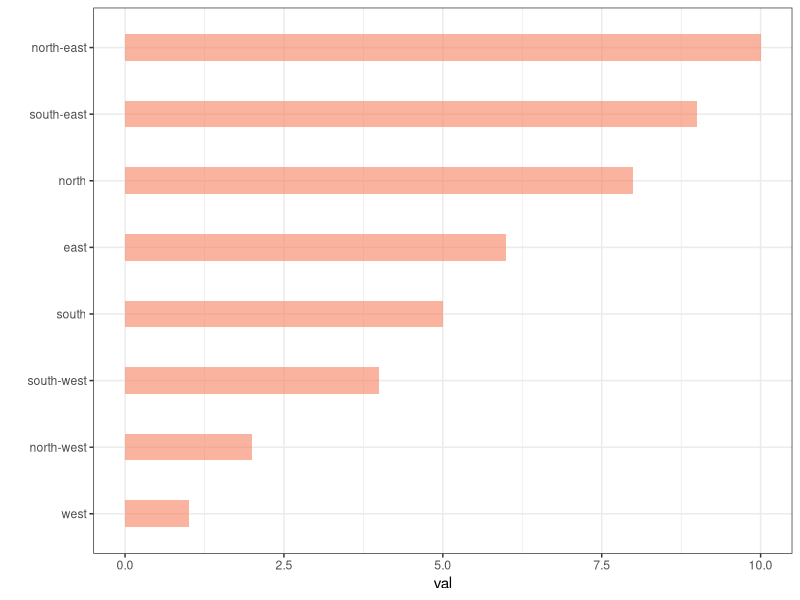
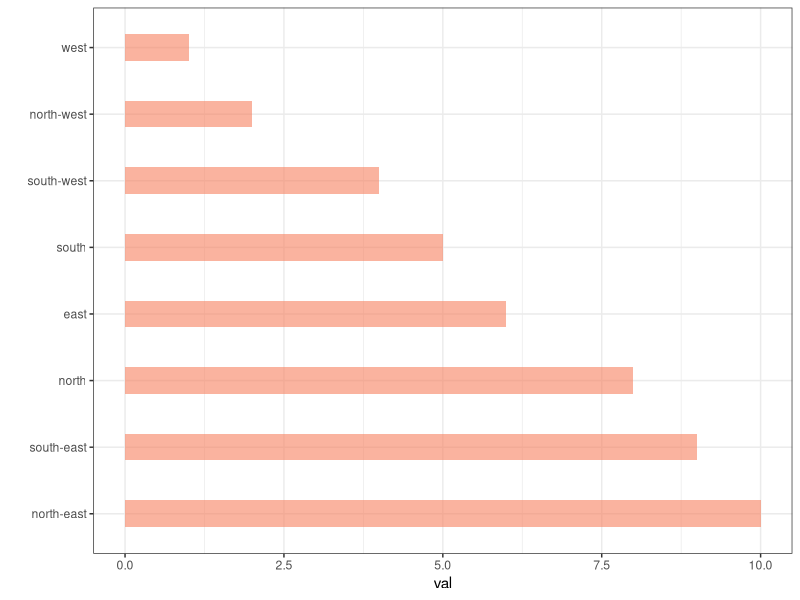
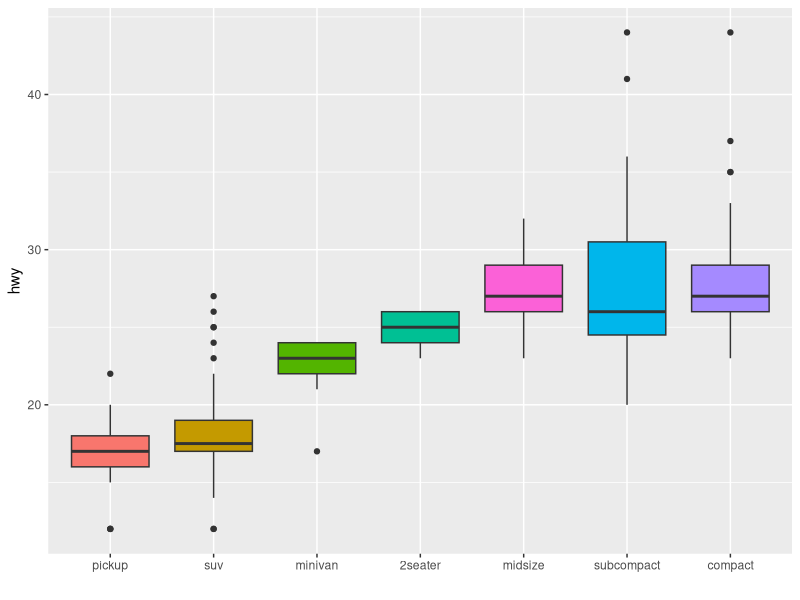
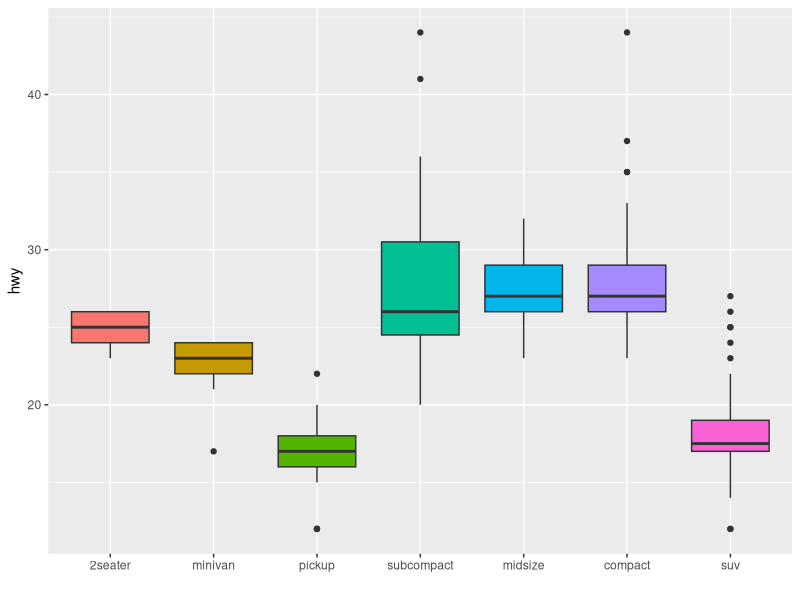
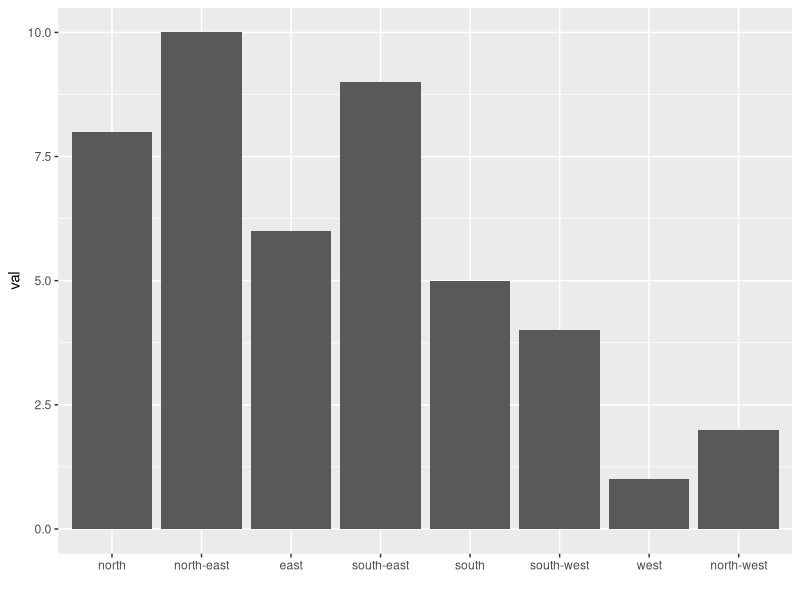
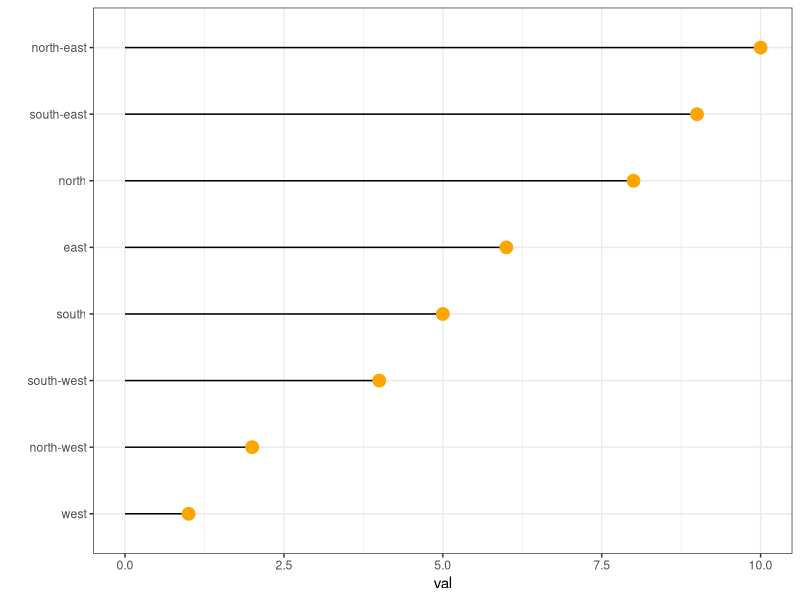
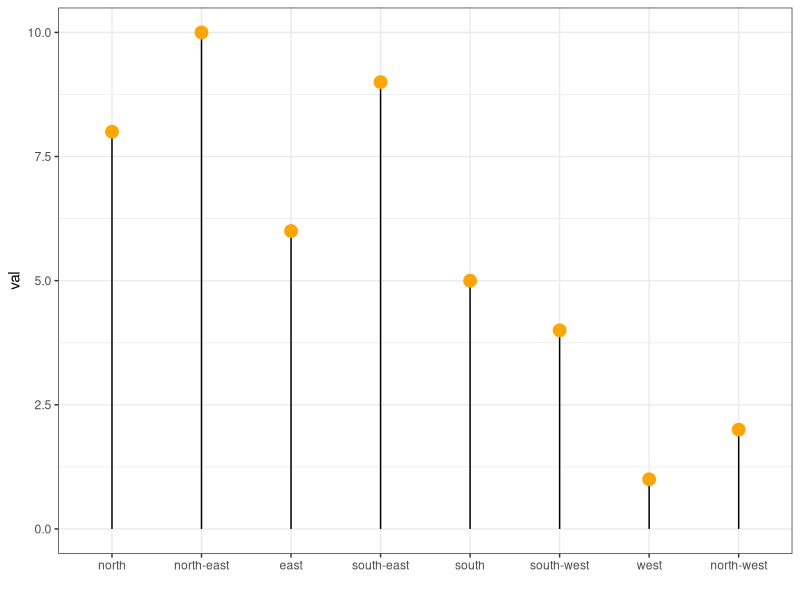

Reproduce these figures in R, in order.
# gloss bench figure gallery-032
# source: 267-reorder-a-variable-in-ggplot2.Rmd (gallery)
# Frozen by bench/R/harvest.R: code up to the chosen figure; see meta.json.
# ---- chunk 1 ----
knitr::opts_chunk$set( warning=FALSE, message=FALSE)
# ---- chunk 2 ----
# Library
library(ggplot2)
library(dplyr)

# Dataset 1: one value per group
data <- data.frame(
  name=c("north","south","south-east","north-west","south-west","north-east","west","east"),
  val=sample(seq(1,10), 8 )
)
 
# Dataset 2: several values per group (natively provided in R)
# mpg
# ---- chunk 3 ----
# load the library
library(forcats)

# Reorder following the value of another column:
data %>%
  mutate(name = fct_reorder(name, val)) %>%
  ggplot( aes(x=name, y=val)) +
    geom_bar(stat="identity", fill="#f68060", alpha=.6, width=.4) +
    coord_flip() +
    xlab("") +
    theme_bw()
 
# Reverse side
data %>%
  mutate(name = fct_reorder(name, desc(val))) %>%
  ggplot( aes(x=name, y=val)) +
    geom_bar(stat="identity", fill="#f68060", alpha=.6, width=.4) +
    coord_flip() +
    xlab("") +
    theme_bw()
# ---- chunk 4 ----
# Using median
mpg %>%
  mutate(class = fct_reorder(class, hwy, .fun='median')) %>%
  ggplot( aes(x=reorder(class, hwy), y=hwy, fill=class)) + 
    geom_boxplot() +
    xlab("class") +
    theme(legend.position="none") +
    xlab("")
 
# Using number of observation per group
mpg %>%
  mutate(class = fct_reorder(class, hwy, .fun='length' )) %>%
  ggplot( aes(x=class, y=hwy, fill=class)) + 
    geom_boxplot() +
    xlab("class") +
    theme(legend.position="none") +
    xlab("") +
    xlab("")
# ---- chunk 5 ----
# Reorder following a precise order
p <- data %>%
  mutate(name = fct_relevel(name, 
            "north", "north-east", "east", 
            "south-east", "south", "south-west", 
            "west", "north-west")) %>%
  ggplot( aes(x=name, y=val)) +
    geom_bar(stat="identity") +
    xlab("")
#p
# ---- chunk 6 ----
p
# ---- chunk 7 ----
data %>%
  arrange(val) %>%    # First sort by val. This sort the dataframe but NOT the factor levels
  mutate(name=factor(name, levels=name)) %>%   # This trick update the factor levels
  ggplot( aes(x=name, y=val)) +
    geom_segment( aes(xend=name, yend=0)) +
    geom_point( size=4, color="orange") +
    coord_flip() +
    theme_bw() +
    xlab("")
 
data %>%
  arrange(val) %>%
  mutate(name = factor(name, levels=c("north", "north-east", "east", "south-east", "south", "south-west", "west", "north-west"))) %>%
  ggplot( aes(x=name, y=val)) +
    geom_segment( aes(xend=name, yend=0)) +
    geom_point( size=4, color="orange") +
    theme_bw() +
    xlab("")
